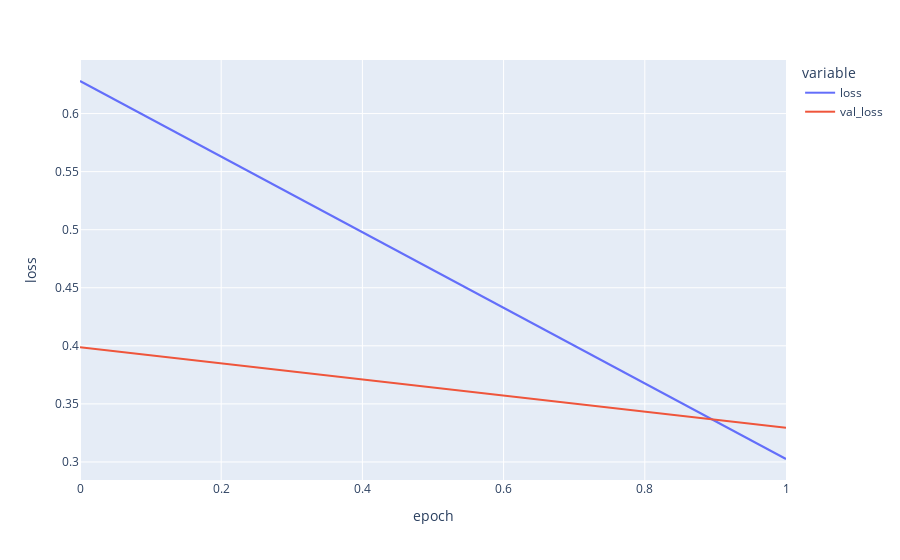

The notebook cell saved with this chart:
### Markdown cell above
# Results

### Code cell
fig = px.line(
    history.history,
    y=['loss', 'val_loss'],
    labels={'index': "epoch", 'value': "loss"}
)

fig.show()

### Figure 1 — Plotly figure (JSON) as saved in the notebook; plotly's stock layout.template omitted (floating-point values rounded to 4 significant figures)
{"data": [{"hovertemplate": "variable=loss<br>epoch=%{x}<br>loss=%{y}<extra></extra>", "legendgroup": "loss", "line": {"color": "#636efa", "dash": "solid"}, "marker": {"symbol": "circle"}, "mode": "lines", "name": "loss", "orientation": "v", "showlegend": true, "type": "scatter", "x": [0, 1], "xaxis": "x", "y": [0.6281, 0.3025], "yaxis": "y"}, {"hovertemplate": "variable=val_loss<br>epoch=%{x}<br>loss=%{y}<extra></extra>", "legendgroup": "val_loss", "line": {"color": "#EF553B", "dash": "solid"}, "marker": {"symbol": "circle"}, "mode": "lines", "name": "val_loss", "orientation": "v", "showlegend": true, "type": "scatter", "x": [0, 1], "xaxis": "x", "y": [0.3988, 0.3295], "yaxis": "y"}], "layout": {"autosize": true, "legend": {"title": {"text": "variable"}, "tracegroupgap": 0}, "margin": {"t": 60}, "xaxis": {"anchor": "y", "autorange": true, "domain": [0, 1], "range": [0, 1], "title": {"text": "epoch"}, "type": "linear"}, "yaxis": {"anchor": "x", "autorange": true, "domain": [0, 1], "range": [0.2844, 0.6462], "title": {"text": "loss"}, "type": "linear"}}}
